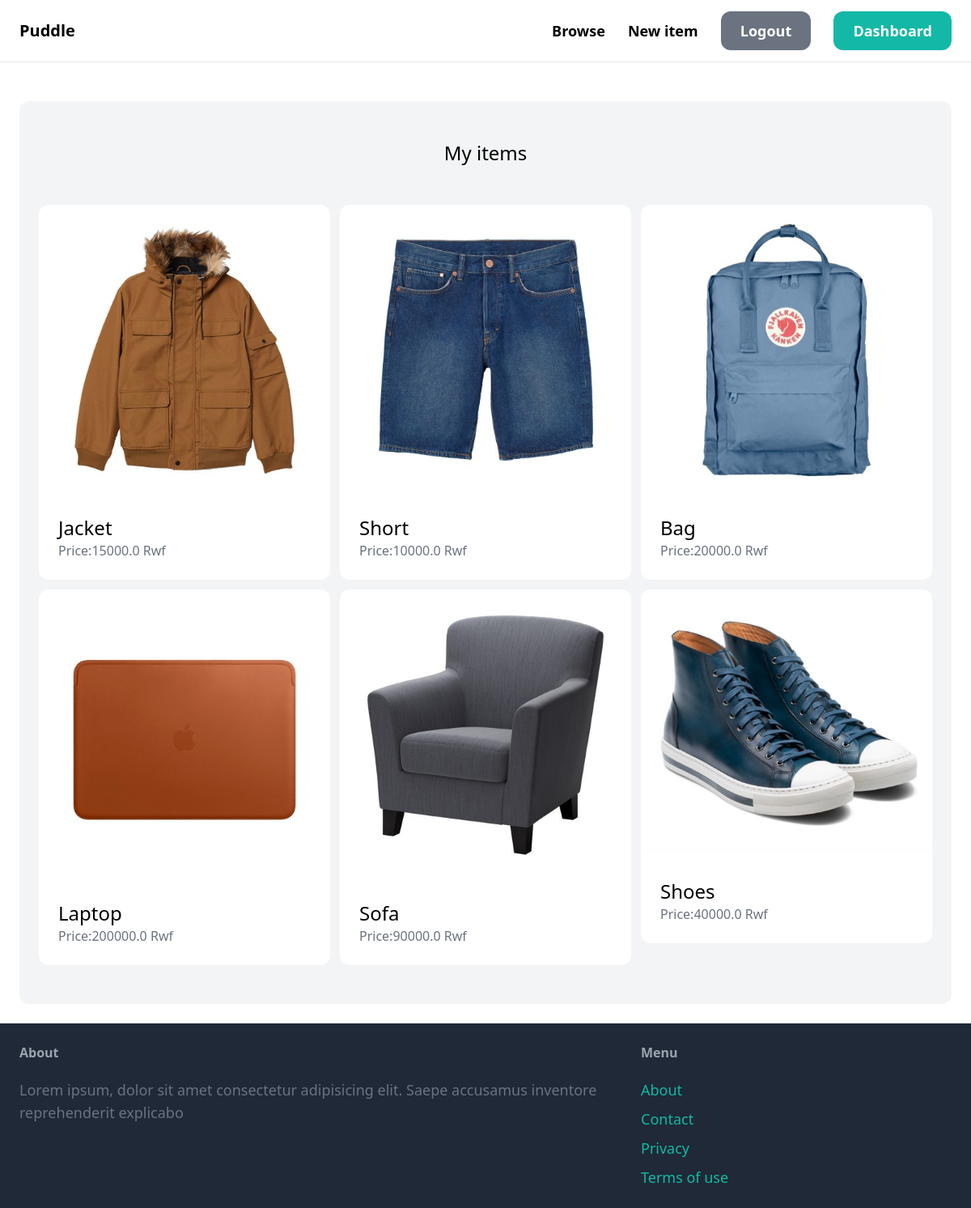
The page /dashboard/ (signed in) on the database its author committed.
### item/models.py (models this page shows, shortened)
class Item(models.Model):
    category = models.ForeignKey(Category, related_name='items', on_delete=models.CASCADE)
    name = models.CharField(max_length=255)
    description = models.TextField(blank=True, null=True)
    price = models.FloatField()
    image = models.ImageField(upload_to='item_images', blank=True, null=True)
    created_by = models.ForeignKey(User,related_name='items', on_delete=models.CASCADE)
    is_sold = models.BooleanField(default=False)
    created_at = models.DateTimeField(auto_now_add=True)

### dashboard/views.py (the view)
# urls.py: path('',views.index, name='index'),
@login_required
def index(request):
    items = Item.objects.filter(created_by=request.user)
    return render(request, 'dashboard/index.html',{'items':items})

### dashboard/templates/dashboard/index.html (shortened to what this page needs)
{% extends 'core/base.html'%}
{% block content%}
<div class="mt-6 px-6 py-12 bg-gray-100 rounded-xl">
    <h2 class="mb-12 text-2xl text-center">My items </h2>
<div class="grid grid-cols-3 gap-3">
{% for item in items %}
<div>
    <a href="{% url 'item:detail' item.id %}">
<div>
    <img src="{{item.image.url}}" class="rounded-t-xl">
</div>
<div class="p-6 bg-white rounded-b-xl">
    <h2 class="text-2xl "> {{item.name}}</h2>
    <p class="text-gray-500 ">Price:{{item.price}} Rwf</p>
</div>
    </a>
</div>
{% endfor %}
</div>
</div>
{%endblock%}

### rows shown on the page
Item: image (picture), name "Jacket", price "15000.0"
Item: image (picture), name "Short", price "10000.0"
Item: image (picture), name "Bag", price "20000.0"
Item: image (picture), name "Laptop", price "200000.0"
Item: image (picture), name "Sofa", price "90000.0"
Item: image (picture), name "Shoes", price "40000.0"
